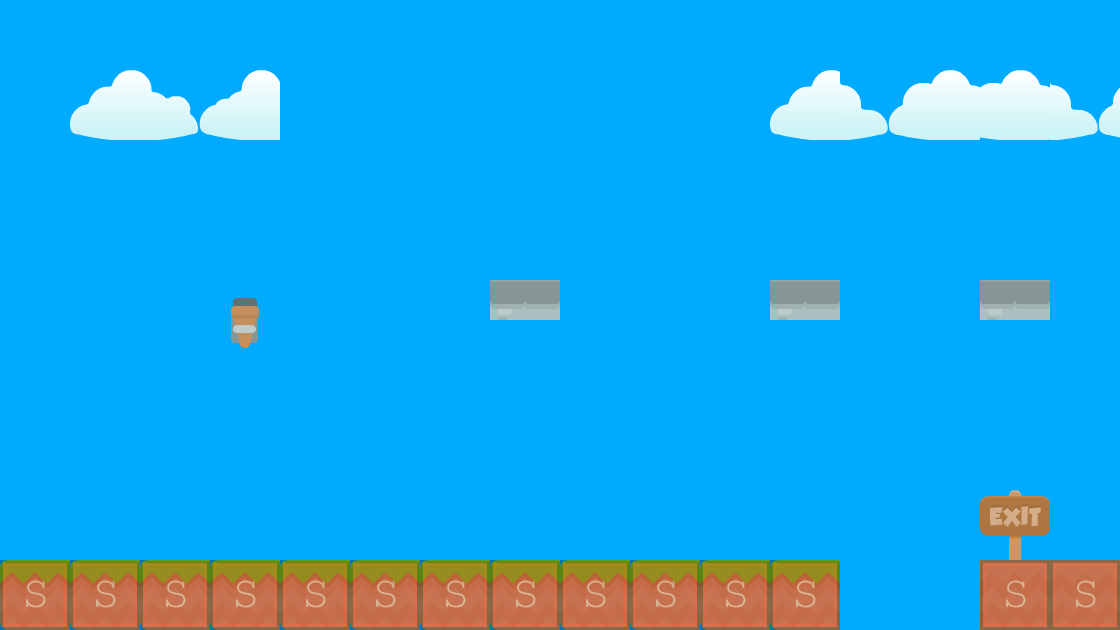

Rendered tile map (Tiled .tmx) drawn with the repository's tilesets; below, a short description and the map source with its tile grids summarised:
An orthogonal 16x9 tile map with 70x70 px tiles, 2 tile layers (Tile Layer 1, collision), 3 tilesets.

<map version="1.0" orientation="orthogonal" renderorder="right-down" width="16" height="9" tilewidth="70" tileheight="70" backgroundcolor="#00aaff">
 <tileset firstgid="1" name="background-tiles" tilewidth="70" tileheight="70">
  <image source="../img/background-tiles.png" width="910" height="910" />
 </tileset>
 <tileset firstgid="170" name="meta-tiles" tilewidth="70" tileheight="70">
  <image source="../img/meta-tiles.png" width="350" height="70" />
  <tile id="4">
   <properties>
    <property name="type" value="solid" />
   </properties>
  </tile>
 </tileset>
 <tileset firstgid="175" name="cloud-tiles" tilewidth="70" tileheight="70">
  <image source="../img/cloud-tiles.png" width="387" height="71" />
 </tileset>
 <layer name="Tile Layer 1" width="16" height="9">
  <data>[144 cells, 31 non-empty, 12 distinct tile ids]</data>
 </layer>
 <layer name="collision" width="16" height="9" opacity="0.31">
  <properties>
   <property name="type" value="solid" />
  </properties>
  <data>[144 cells, 14 non-empty, 1 distinct tile ids]</data>
 </layer>
 <objectgroup name="trigger-entities" />
</map>
